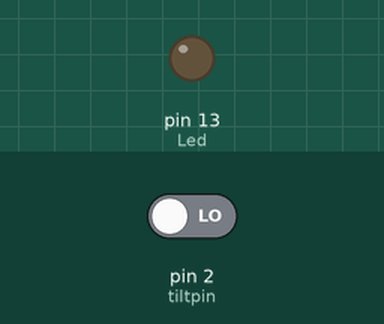
Recording of a sketch running on a simulated Arduino Uno, built with avr-gcc and run on an emulated ATmega328P. Parts: output pins drawn as LEDs (lit = HIGH). The test bench sets the inputs (shaded band); at power-on: pin 2 (tiltpin) LOW.

Above: at 1.2 s.
1.3 s: pin 2 (tiltpin) driven HIGH
At 2.5 s:
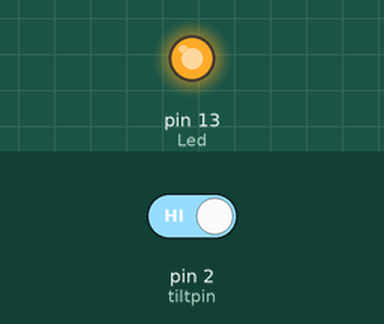
2.8 s: pin 2 (tiltpin) driven LOW
At 3.6 s:
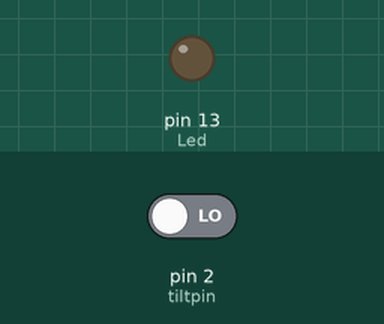
Timing chart, 0 to 5.8 s (numbered marks = the images above; inputs shaded):
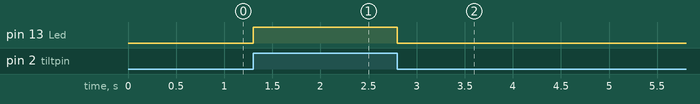

The sketch:

KY-020_Tilt_Switch.ino
```cpp
int Led = 13 ;// define LED Interface
int tiltpin = 2; // define the tilt switch pin
int val ;// define numeric variables val

void setup ()
{
  pinMode (Led, OUTPUT) ;// define LED as output interface
  pinMode (tiltpin, INPUT) ;//define the output interface tilt switch sensor
}

void loop ()
{
  val = digitalRead (tiltpin) ;// read the pin
  if (val == HIGH) //When the tilt sensor detects a signal when the switch, LED flashes
  {
    digitalWrite (Led, HIGH);
  }
  else
  {
    digitalWrite (Led, LOW);
  }
}
```

Measured:
- after the input at 1.3 s, pin 13 (Led): LOW → HIGH at once
- after the input at 2.8 s, pin 13 (Led): HIGH → LOW at once
